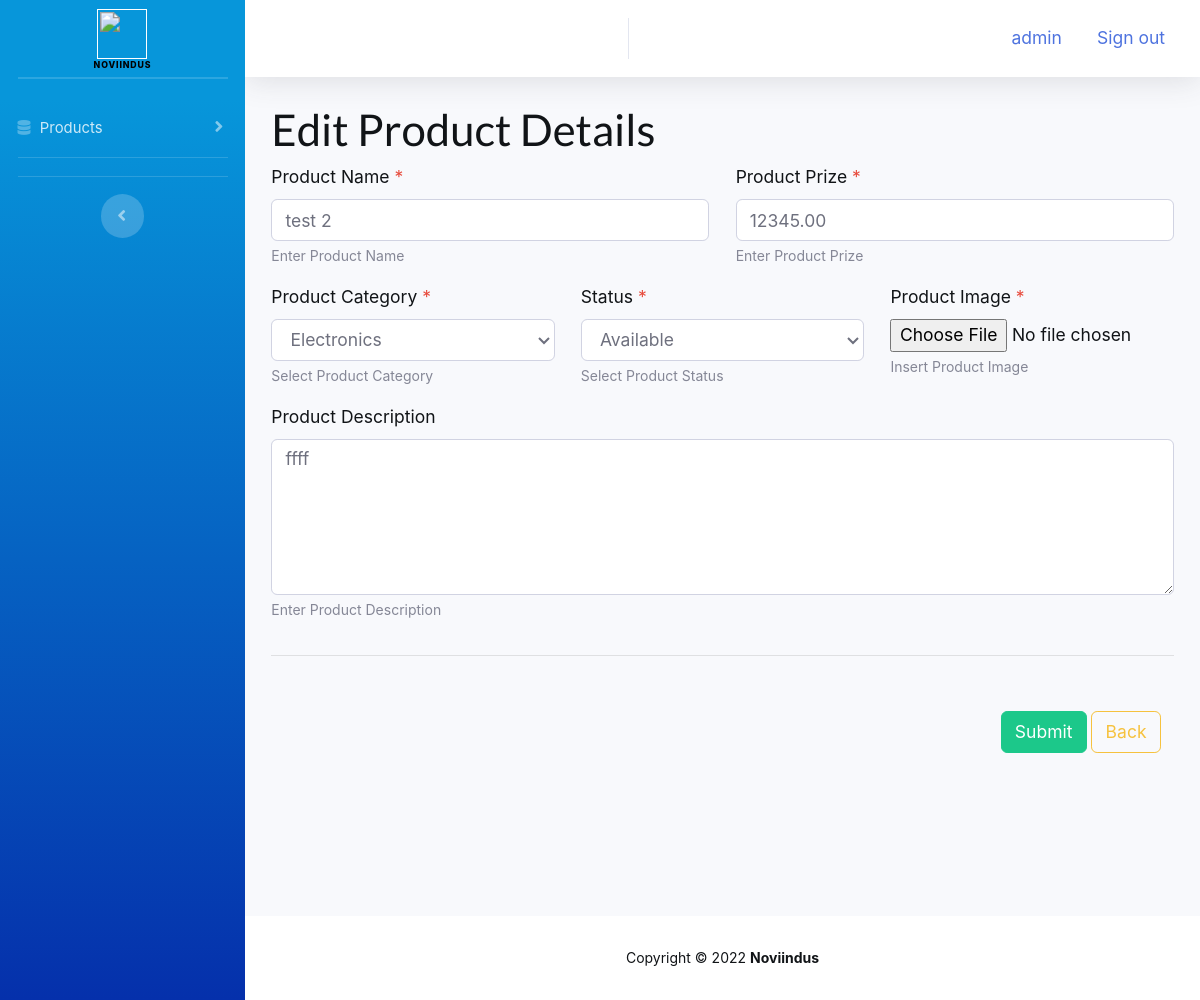
The app's page /product_edit/089c63aa-145f-415b-91d2-551b349ebd36 (signed in) with its own data.
### products/models.py (models this page shows, shortened)
class Products(models.Model):
    product_id = models.UUIDField(primary_key=True, default=uuid.uuid4, editable=False)
    created_user = models.CharField(max_length=50, editable=False)
    created_at = models.DateTimeField(auto_now_add=True, editable=False)
    updated_user = models.CharField(max_length=50, null=True, blank=True)
    updated_at = models.DateTimeField(null=True, blank=True)
    product_name = models.CharField(max_length=100, null=True, blank=True)
    product_description = models.CharField(max_length=100, null=True, blank=True)
    status_choices = (
        ('Available', 'Available'),
        ('Out of Stock', 'Out of Stock'),
    )
    product_status = models.CharField(max_length=50, choices=status_choices)
    category_choices = (
        ('Clothing', 'Clothing'),
        ('Electronics', 'Electronics'),
        ('Vegetables', 'Vegetables'),
        ('Furniture', 'Furniture'),
        ('Medicines', 'Medicines'),
    )
    product_category = models.CharField(max_length=50, choices=category_choices)
    product_prize = models.DecimalField(max_digits=10, decimal_places=2, null=True, blank=True)
    product_image = models.ImageField(null=True, blank=True, upload_to='uploads/product_images')
    class Meta:
        ordering = ('-created_at',)

### products/views.py (the view, shortened to what this page needs)
# urls.py: path('product_edit/<str:pk>', product_edit, name='product_edit')
@login_required()
def product_edit(request, pk):
    template_name = 'products/product_edit.html'
    product = Products.objects.get(product_id=pk)
    form = ProductAdd(instance=product)
    context = {'form': form, 'product': product}
    return render(request, template_name, context)

### products/forms.py
class ProductAdd(ModelForm):
    class Meta:
        model = Products
        fields = '__all__'
        widgets = {
            'product_name': forms.TextInput(attrs={'class': 'form-control', 'required':'true'}),
            'product_description': forms.Textarea(attrs={'class': 'form-control'}),
            'product_status': forms.Select(attrs={'class': 'form-control', 'required':'true'}),
            'product_category': forms.Select(attrs={'class': 'form-control', 'required':'true'}),
            'product_prize': forms.TextInput(attrs={'class': 'form-control','type':'number', 'required':'true'}),
            'product_image': forms.FileInput(attrs={'required': 'true'}),
        }

### cart/context_procesors.py (called while the page is built)
def cart_count(request):
    if request.user.id != None:
        cart_count = Cart.objects.filter(user=request.user).count()
    else:
        cart_count = 0
    return {'cart_count': cart_count}

### templates/products/product_edit.html (shortened to what this page needs)
{% extends 'base.html' %}
{% block content %}
<div class="row">
    <div class="col-md-12 col-md-offset-4">
        <h1>Edit Product Details</h1>
        <form enctype="multipart/form-data" role="form" method="post" autocomplete="off"
              onsubmit="button_disable();">{% csrf_token %}
            <div class="row" class="form-row">
                <div class="col-md-6">
                    <div class="form-group">
                        <label class='control-label'> Product Name</label>
                        <span class="text-danger">*</span>
                        {{ form.product_name }}
                        <small class="form-text text-muted">Enter Product Name</small>
                    </div>
                </div>
                <div class="col-md-6">
                    <div class="form-group">
                        <label class='control-label'>Product Prize</label>
                        <span class="text-danger">*</span>
                        {{ form.product_prize }}
                        <small class="form-text text-muted">Enter Product Prize</small>
                    </div>
                </div>
            </div>
            <div class="row">
                <div class="col-md-4">
                    <div class="form-group ">
                        <label class='control-label'> Product Category</label>
                        <span class="text-danger">*</span>
                        {{ form.product_category }}
                        <small class="form-text text-muted">Select Product Category</small>
                    </div>
                </div>
                 <div class="col-md-4">
                    <div class="form-group">
                        <label class='control-label'> Status</label>
                        <span class="text-danger">*</span>
                        {{ form.product_status }}
                        <small class="form-text text-muted">Select Product Status</small>
                    </div>
                </div>
                <div class="col-md-4">
                    <div class="form-group">
                        <label class='control-label'>Product Image</label>
                        <span class="text-danger">*</span><br>
                        {{ form.product_image }}
                        <small class="form-text text-muted">Insert Product Image</small>
                    </div>
                </div>
            </div>
            <div class="row">
                <div class="col-md-12">
                    <div class="form-group">
                        <label class='control-label'> Product Description</label>
                        {{ form.product_description }}
                        <small class="form-text text-muted">Enter Product Description</small>
                    </div>
                </div>
            </div>
            <hr>
            <div class="col-md-12 text-right">
                <button class="btn btn-success" type="submit" id="one" style="margin-top: 30px;">Submit</button>
                <input type=button class="btn btn-outline-warning" style="margin-top: 30px;" value="Back"
                       onClick="javascript:history.go(-1);">
            </div>
        </form>
    </div>
</div>
{%endblock%}

### templates/base.html (shortened to what this page needs)
{% load static %}
<!DOCTYPE html>
<html lang="en">
<head>
    <link href="https://cdn.jsdelivr.net/npm/select2@4.1.0-rc.0/dist/css/select2.min.css" rel="stylesheet" />
    <link href="{% static 'vendor/fontawesome/css/all.min.css' %}" rel="stylesheet" type="text/css">
    <link rel="stylesheet" href="https://use.fontawesome.com/releases/v5.13.0/css/all.css">
    <link rel="stylesheet" href="https://pro.fontawesome.com/releases/v5.10.0/css/all.css"/>
    <link href="https://cdnjs.cloudflare.com/ajax/libs/semantic-ui/2.2.7/semantic.min.css" rel="stylesheet">
    <link href="https://cdnjs.cloudflare.com/ajax/libs/fullcalendar/3.1.0/fullcalendar.min.css" rel="stylesheet">
    <link href="{% static 'css/admin.css' %}" rel="stylesheet">
    <link href="{% static 'css/bootstrap-multiselect.css' %}" rel="stylesheet">
    <link rel="stylesheet" href="https://davidstutz.github.io/bootstrap-multiselect/dist/css/bootstrap-multiselect.css"
          type="text/css">
</head>
<body id="page-top">
<div id="wrapper">
    <ul class="navbar-nav bg-gradient-primary sidebar sidebar-dark accordion" id="accordionSidebar">
        <a class="sidebar-brand d-flex align-items-center justify-content-center" href="">
            <div class="sidebar-brand-icon">
                <i><img src="https://noviindus.com/wp-content/uploads/2021/06/Group-34-1.png" height="40" width="40"> </i><br>
                <p style="color: black;font-size: 7px">Noviindus</p>
            </div>
        </a>
        <hr class="sidebar-divider my-0">
        <hr class="sidebar-divider">
        {% if request.user.is_superuser %}
        <li class="nav-item">
            <a class="nav-link collapsed" href="#" data-toggle="collapse" data-target="#collapseZero"
               aria-expanded="true" aria-controls="collapseZero">
                <i class="fas fa-database"></i>
                <span>Products</span>
            </a>
        </li>
        {% endif %}
        <hr class="sidebar-divider">
        <hr class="sidebar-divider d-none d-md-block">
        <div class="text-center d-none d-md-inline">
            <button class="rounded-circle border-0" id="sidebarToggle"></button>
        </div>
    </ul>
    <div id="content-wrapper" class="d-flex flex-column">
        <div id="content">
            <nav class="navbar navbar-expand navbar-light bg-white topbar mb-4 static-top shadow">
                <ul class="navbar-nav ml-auto">
                </ul>
                 <ul class="navbar-nav ml-auto px-3">
                    <li class="nav-item">
                        <a class="" href="">{{request.user}}</a>
                    </li>
                </ul>
                <ul class="navbar-nav px-3">
                    <li class="nav-item">
                        <a class="" href="{% url 'logout'%}">Sign out</a>
                    </li>
                </ul>
            </nav>
            <div class="container-fluid">
                {% block content %}
                {% endblock %}
            </div>
        </div>
        <footer class="sticky-footer bg-white">
            <div class="container ">
                <div class="copyright text-center ">
                    <span>Copyright &copy; {% now "Y" %} <strong> Noviindus</strong></span>
                </div>
            </div>
        </footer>
    </div>
</div>
</body>
</html>

### records on screen
Products: product_name "test 2", product_prize "12345.00", product_category "Electronics", product_status "Available", product_description "ffff"

### other values on screen
{{ request.user }} "admin"
